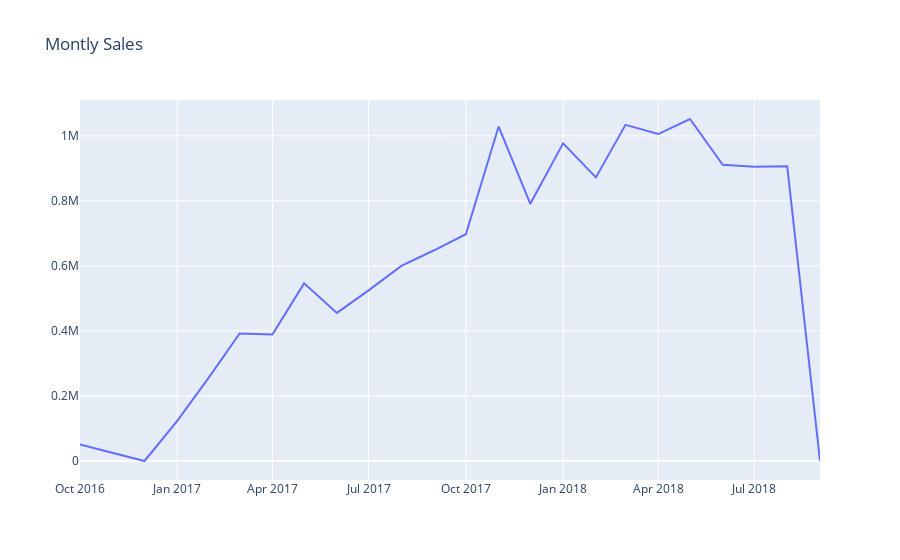

Notebook cell for this chart:
### Code cell
# Plot monthly sales
plot_data = [
    go.Scatter(
        x=df_sales['Date'],
        y=df_sales['Sales'],
    )
]
plot_layout = go.Layout(
        title='Montly Sales'
    )
fig = go.Figure(data=plot_data, layout=plot_layout)
pyoff.iplot(fig)
